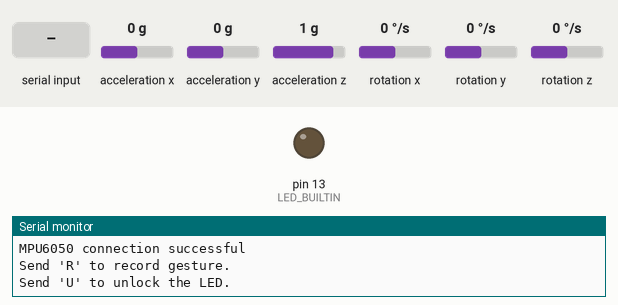
A sketch run on a simulated Arduino Uno, built with avr-gcc and run on an emulated ATmega328P. On the bench: output pins drawn as LEDs (lit = HIGH), the last lines printed to the serial monitor. The inputs (shaded band) are chosen by the test bench; at power-on: acceleration x 0 g, acceleration y 0 g, acceleration z 1 g, rotation x 0 °/s, rotation y 0 °/s, rotation z 0 °/s.

Above: at 1.2 s.
1.3 s: "R\n" received over Serial
3.8 s: byte 85 ('U') received over Serial
At 5.7 s:
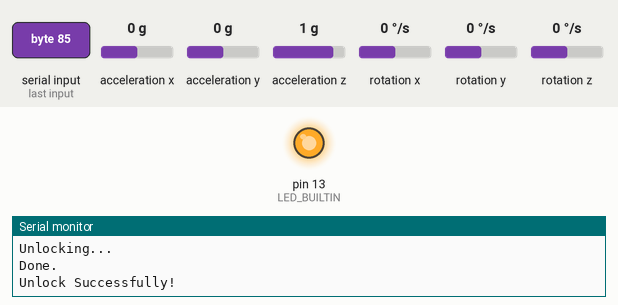
Timing chart, 0 to 11.3 s (numbered marks = the images above; inputs shaded):
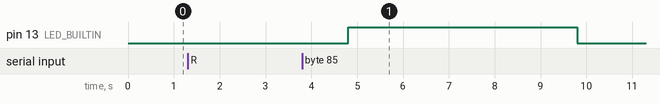

Measured:
- after the input at 3.8 s, pin 13 (LED_BUILTIN): LOW → HIGH after 1.0 s, → LOW 5.0 s later

The sketch:

Embedded-Sentry-Ultimate.ino
```cpp
// (licence header left out)
#include "I2Cdev.h"
#include "MPU6050.h"
#include "Wire.h"

const int motionDuration = 1000;           // record and unlock for 1s
const int interval = motionDuration/10;    // retrieve data every 0.1s (so get 9 sets of data; each set has 6 data)

MPU6050 accelgyro;

int ax, ay, az, gx, gy, gz;
int r_data[9][6];   // record data
int u_data[9][6];   // upload data

void setup() {

  Wire.begin();
  Serial.begin(9600);

  // initialize device
  Serial.println("Initializing I2C devices...");
  accelgyro.initialize();

  // verify connection
  Serial.println("Testing device connections...");
  Serial.println(accelgyro.testConnection() ? "MPU6050 connection successful" : "MPU6050 connection failed");

  // instruction
  Serial.println("Send 'R' to record gesture.");
  Serial.println("Send 'U' to unlock the LED.");

  // configure Arduino LED for output
  pinMode(LED_BUILTIN, OUTPUT);
}

void loop() {

  if (Serial.available() > 0) {

    switch (Serial.read()) {
      case 'R':{  // recoding
        Serial.println("Recording...");
        retrieveData(r_data);
        break;
      }

      case 'U': {  // unlocking
        Serial.println("Unlocking...");
        retrieveData(u_data);
        check();
        break;
      }
    }

  }

}

void printOut() {
  accelgyro.getMotion6(&ax, &ay, &az, &gx, &gy, &gz);
  Serial.print("a/g:\t");
  Serial.print(ax); Serial.print("\t");
  Serial.print(ay); Serial.print("\t");
  Serial.print(az); Serial.print("\t");
  Serial.print(gx); Serial.print("\t");
  Serial.print(gy); Serial.print("\t");
  Serial.println(gz);
}

void printData(int a[][6]) {

  Serial.println("Printing...");
  for (int i=0; i<9; i++) {
    for (int j=0; j<6; j++) {
      Serial.print(a[i][j]); Serial.print("\t");
      if (j==5) {
        Serial.print("\n");
      }
    }
  }
  Serial.println("Done.");

}

void retrieveData(int a[][6]) {

  unsigned long startTime = millis();
  int duration = 0;
  unsigned long retrieveTime = startTime + interval;
  int i = 0;

  // record or upload for motionDuration
  while (duration < motionDuration) {

//    printOut();

    // retrieve data
    if (millis() > retrieveTime ) {
      accelgyro.getMotion6(&ax, &ay, &az, &gx, &gy, &gz);
      addToArray(a[i], ax, ay, az, gx, gy, gz);
      retrieveTime += interval;
      i++;
    }

    duration = millis() - startTime;
  }

  Serial.println("Done.");

//  printData(a);

}

void addToArray(int a[], int ax, int ay, int az, int gx, int gy, int gz) {

    a[0] = ax;
    a[1] = ay;
    a[2] = az;
    a[3] = gx;
    a[4] = gy;
    a[5] = gz;

}

void check() {

//  Serial.println(getDistance(r_data, u_data));
  if (getDistance(r_data, u_data) < 1000) {
    success();
  }
  else {
    fail();
  }

}

long getDistance(int a[][6], int b[][6]) {

  long d[9] = {0, 0, 0, 0, 0, 0, 0, 0, 0};
  long distance = 0;
  for (int i=0; i<9; i++) {
    for (int j=0; j<6; j++) {
      d[i] += abs(a[i][j]-b[i][j]);
//      Serial.print("|");Serial.print(a[i][j]);Serial.print("-");Serial.print(b[i][j]);Serial.print("|");Serial.print("=");Serial.println(abs(a[i][j]-b[i][j]));
//      Serial.println(d[i]);
    }
    d[i] = round(sqrt(d[i]));
//    Serial.println(d[i]);
  }

  for (int k=0; k<9; k++) {
    distance += d[k];
  }

  return distance;

}

void success() {

  // if unlocked
  Serial.println("Unlock Successfully!");
  digitalWrite(LED_BUILTIN, HIGH);  // turn the LED on for 5s
  delay(5000);
  digitalWrite(LED_BUILTIN, LOW);

}

void fail() {

  // if failed to unlock
  Serial.println("Fail to Unlock! Please Try Again!");

}
```
